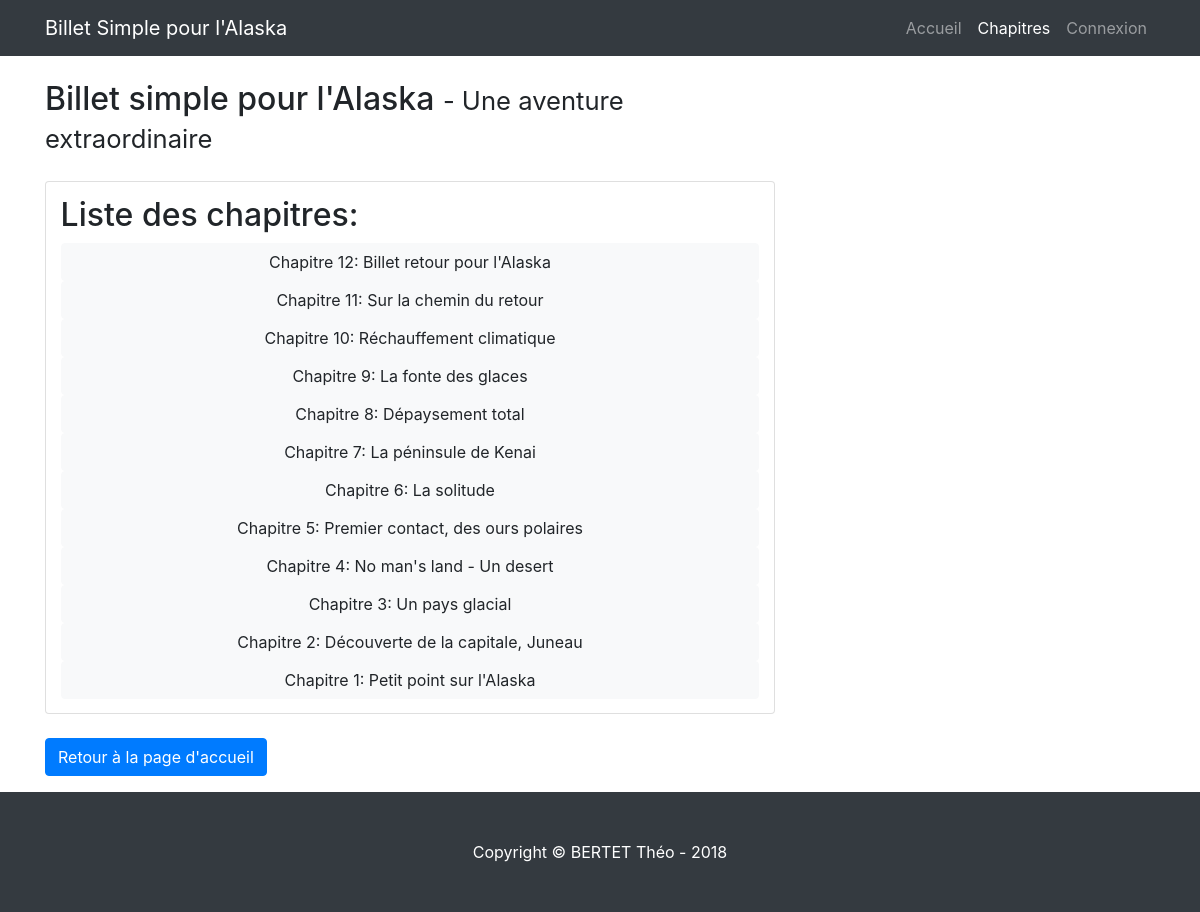
/index.php?action=listChapters, run on the app's committed database.
### tables this page shows
CREATE TABLE IF NOT EXISTS `posts` (
  `id` int(11) NOT NULL AUTO_INCREMENT,
  `title` varchar(255) NOT NULL,
  `content` text NOT NULL,
  `creation_date` datetime NOT NULL,
  PRIMARY KEY (`id`)
);

### controller/frontend.php (called while the page is built, shortened)
<?php
require_once('model/PostManager.php');
  function listChapters($pagesummary)
  {
    $postManager = new PostManager();
    $posts = $postManager->listChapters($pagesummary);
    require('view/frontend/listChapters.php');
  }

### model/PostManager.php (called while the page is built, shortened)
<?php
require_once('model/Posts.php');
class PostManager extends Manager
{
      public function listChapters($pagesummary)
      {
        $db = $this->dbConnect();
        $limitindex = $pagesummary*5;
        $req = $db->prepare("SELECT id, title, content, DATE_FORMAT(creation_date, '%d/%m/%Y à %Hh%imin%ss') AS creation_date_fr FROM posts ORDER BY creation_date DESC LIMIT :index,15");
        $req->bindParam(':index',$limitindex,PDO::PARAM_INT);
        $req->execute();
        $posts=array();
        while($dbPost=$req->fetch()){
          $postModel = new Posts();
          $postModel->hydrate($dbPost);
          $posts[]=$postModel;
        }
        return $posts;
      }
}

### model/Posts.php (called while the page is built, shortened)
<?php
class Posts
{
  private $_id;
  private $_title;
  public function hydrate(array $donnees)
  {
    foreach ($donnees as $key => $value)
    {
      $method = 'set'.ucfirst($key);
    }
  }
 function id() { return $this->_id; }
 function title() { return $this->_title; }
 function setId($id)
  {
    $this->_id = (int) $id;
  }
 function setTitle($title)
  {
    if (is_string($title) && strlen($title) <= 150)
    {
      $this->_title = $title;
    }
  }
}

### view/frontend/listChapters.php (the view, shortened to what this page needs)
<nav class="navbar navbar-expand-lg navbar-dark bg-dark fixed-top">
  <div class="container">
    <a class="navbar-brand" href="./index.php">Billet Simple pour l'Alaska</a>
    <div class="collapse navbar-collapse" id="navbarResponsive">
      <ul class="navbar-nav ml-auto">
        <li class="nav-item">
          <a class="nav-link" href="index.php">Accueil
          </a>
        </li>
        <li class="nav-item active">
          <a class="nav-link" href="index.php?action=listChapters">Chapitres</a>
        </li>
        <li class="nav-item">
          <a class="nav-link" href="index.php?action=login">Connexion</a>
        </li>
      </ul>
    </div>
  </div>
</nav>
<div class="container">
  <div class="row">
          <div class="col-md-8">
            <h2 class="my-4 ">Billet simple pour l'Alaska
              <small>- Une aventure extraordinaire</small>
            </h2>
        <div class="news card mb-4">
          <h2> Liste des chapitres: </h2>
          <?php
      		  foreach($posts as $reply)
            {?>
                <a href="index.php?action=post&amp;id=<?=$reply->id();?>" class="btn btn-light"><?=$reply->title();?></a>
              <?php
            }?>
          </div>
          <p><a href="index.php"class="btn btn-primary">Retour à la page d'accueil</a></p>
    </div>
  </div>
</div>
<footer class="py-5 bg-dark">
  <div class="container">
    <p class="m-0 text-center text-white">Copyright &copy; BERTET Théo - 2018</p>
  </div>
</footer>
</body>
</html>
<?php require('template.php'); ?>

### public/blog-home.css (style rules this page uses)
body { padding-top: 54px; }
@media (min-width: 992px) { body { padding-top: 56px; } }

### public/styles.css (style rules this page uses)
.news { padding:2%; }

### data on the page
posts: title "Chapitre 12: Billet retour pour l'Alaska"
posts: title "Chapitre 11: Sur la chemin du retour"
posts: title "Chapitre 10: Réchauffement climatique"
posts: title "Chapitre 9: La fonte des glaces"
posts: title "Chapitre 8: Dépaysement total"
posts: title "Chapitre 7: La péninsule de Kenai"
posts: title "Chapitre 6: La solitude"
posts: title "Chapitre 5: Premier contact, des ours polaires"
posts: title "Chapitre 4: No man's land - Un desert"
posts: title "Chapitre 3: Un pays glacial"
posts: title "Chapitre 2: Découverte de la capitale, Juneau"
posts: title "Chapitre 1: Petit point sur l'Alaska"
